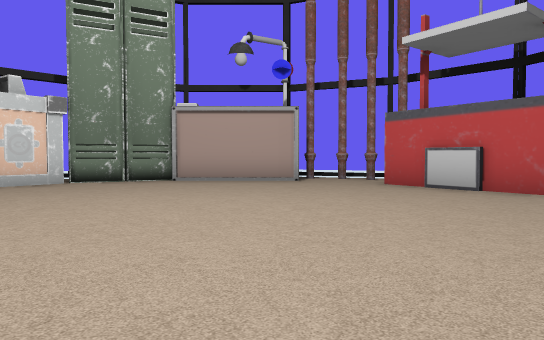
view 1 (above)

12 first-person views from a walk through a Unity game level. The camera is 0.58 m above the floor, tilts 2° down and sees 70° across. The floor is counted in squares, 1 m on a side. Each view is taken from the middle of a square. On the plan, view 1 faces up. The plan holds only what a view shows up to about 10 squares ahead; the rest is blank. The place goes on beyond the plan. The player is left out.

view 2
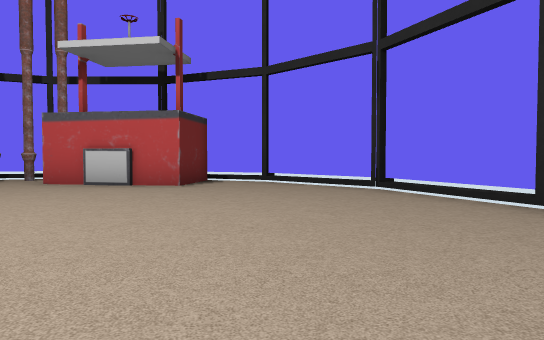

view 3
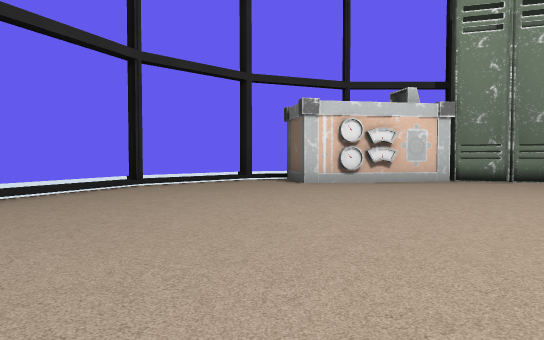

view 4
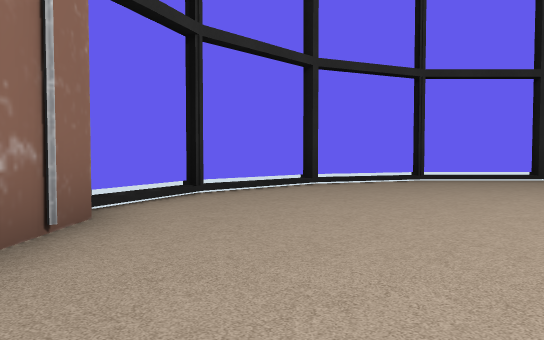

view 5
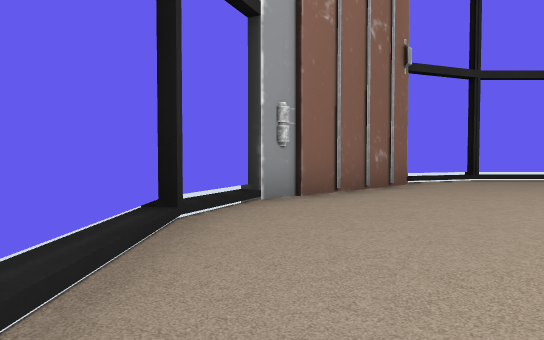

view 6
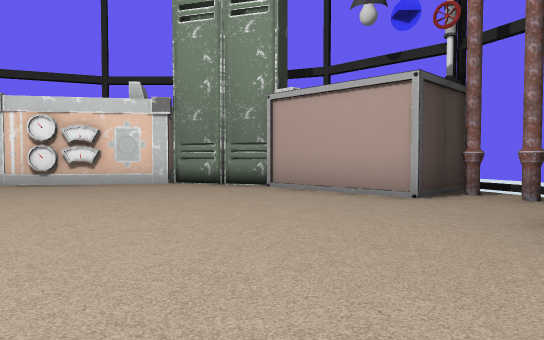

view 7
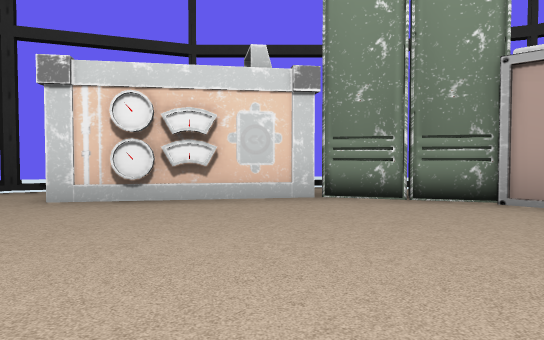

view 8
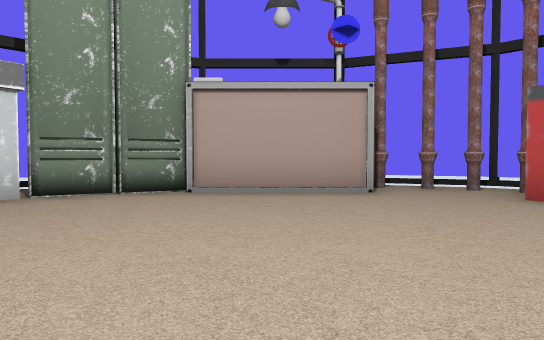

view 9
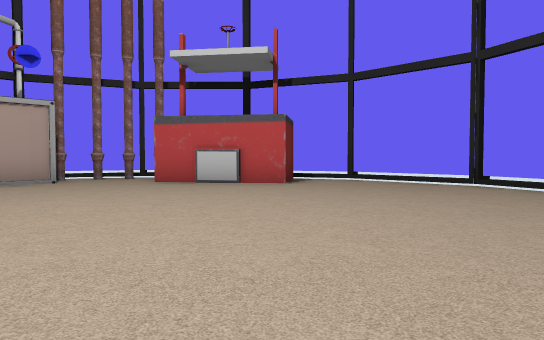

view 10
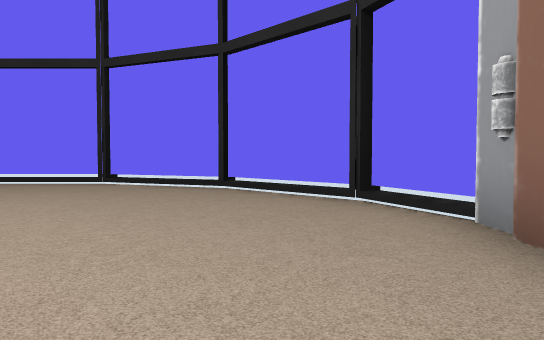

view 11
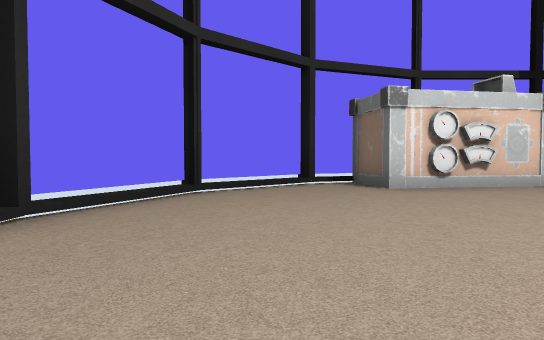

view 12
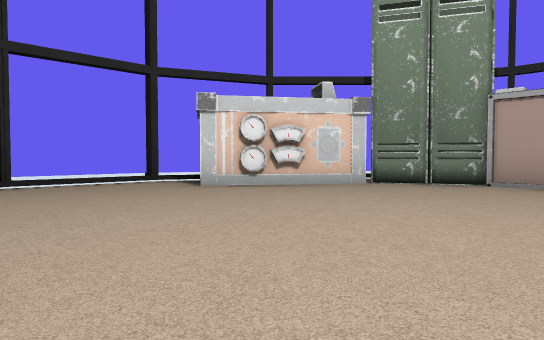

### Floor plan
Key: @ floor where view 1 was taken; # wall or solid block; x gap in a wall; . floor; C cabinet; M machine; O other object.
Columns run from 9 left of view 1 to 7 right of it. Each row starts with its distance up from view 1.
 11      #
 10     ##C#  #x#
  9    ##CCO....#
  8    ##.......##
  7  ###M.......O###
  6 ###M.........#.##
  5 #...............#
  4 #...............#
  3 #...............#
  2 ##.............##
  1  #.............#
  0  ##......@....##
 -1   #...........#
 -2   ###.......###
 -3     ###OOO###

Positions as (right, up) in squares from view 1, and headings:
1: (0, 0), facing up
2: (0, -1), facing up-right
3: (-1, -1), facing up-left
4: (1, -1), facing left
5: (5, 1), facing down-left
6: (3, 4), facing up-left
7: (-1, 4), facing up-left
8: (-1, 3), facing up
9: (-2, 0), facing up-right
10: (-2, -1), facing right
11: (-3, -1), facing up-left
12: (0, 1), facing up-left
